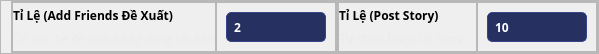
                         <widget class="QFrame" name="frame_133">
                          <property name="minimumSize">
                           <size>
                            <width>0</width>
                            <height>0</height>
                           </size>
                          </property>
                          <property name="maximumSize">
                           <size>
                            <width>16777215</width>
                            <height>50</height>
                           </size>
                          </property>
                          <property name="frameShape">
                           <enum>QFrame::StyledPanel</enum>
                          </property>
                          <property name="frameShadow">
                           <enum>QFrame::Raised</enum>
                          </property>
                          <layout class="QHBoxLayout" name="horizontalLayout_98">
                           <property name="spacing">
                            <number>0</number>
                           </property>
                           <property name="leftMargin">
                            <number>10</number>
                           </property>
                           <property name="topMargin">
                            <number>0</number>
                           </property>
                           <property name="rightMargin">
                            <number>0</number>
                           </property>
                           <property name="bottomMargin">
                            <number>0</number>
                           </property>
                           <item>
                            <widget class="QFrame" name="frame_138">
                             <property name="frameShape">
                              <enum>QFrame::StyledPanel</enum>
                             </property>
                             <property name="frameShadow">
                              <enum>QFrame::Raised</enum>
                             </property>
                             <layout class="QHBoxLayout" name="horizontalLayout_99">
                              <property name="spacing">
                               <number>0</number>
                              </property>
                              <property name="leftMargin">
                               <number>0</number>
                              </property>
                              <property name="topMargin">
                               <number>0</number>
                              </property>
                              <property name="rightMargin">
                               <number>0</number>
                              </property>
                              <property name="bottomMargin">
                               <number>0</number>
                              </property>
                              <item>
                               <widget class="QFrame" name="frame_149">
                                <property name="minimumSize">
                                 <size>
                                  <width>0</width>
                                  <height>50</height>
                                 </size>
                                </property>
                                <property name="frameShape">
                                 <enum>QFrame::StyledPanel</enum>
                                </property>
                                <property name="frameShadow">
                                 <enum>QFrame::Raised</enum>
                                </property>
                                <layout class="QVBoxLayout" name="verticalLayout_66">
                                 <property name="spacing">
                                  <number>0</number>
                                 </property>
                                 <property name="leftMargin">
                                  <number>0</number>
                                 </property>
                                 <property name="topMargin">
                                  <number>0</number>
                                 </property>
                                 <property name="rightMargin">
                                  <number>0</number>
                                 </property>
                                 <property name="bottomMargin">
                                  <number>0</number>
                                 </property>
                                 <item>
                                  <widget class="QLabel" name="label_55">
                                   <property name="font">
                                    <font>
                                     <family>MesloLGLDZ Nerd Font</family>
                                     <weight>75</weight>
                                     <bold>true</bold>
                                    </font>
                                   </property>
                                   <property name="text">
                                    <string>Tỉ Lệ (Add Friends Đề Xuất)</string>
                                   </property>
                                  </widget>
                                 </item>
                                 <item>
                                  <widget class="QLabel" name="label_56">
                                   <property name="styleSheet">
                                    <string notr="true">color: rgb(235, 235, 235);</string>
                                   </property>
                                   <property name="text">
                                    <string>Có bạn bè đề xuất sẽ tự động kết bạn</string>
                                   </property>
                                  </widget>
                                 </item>
                                </layout>
                               </widget>
                              </item>
                              <item alignment="Qt::AlignRight">
                               <widget class="QFrame" name="frame_150">
                                <property name="maximumSize">
                                 <size>
                                  <width>200</width>
                                  <height>16777215</height>
                                 </size>
                                </property>
                                <property name="frameShape">
                                 <enum>QFrame::StyledPanel</enum>
                                </property>
                                <property name="frameShadow">
                                 <enum>QFrame::Raised</enum>
                                </property>
                                <layout class="QVBoxLayout" name="verticalLayout_67">
                                 <item>
                                  <widget class="QLineEdit" name="AddFriendsPercent">
                                   <property name="minimumSize">
                                    <size>
                                     <width>0</width>
                                     <height>30</height>
                                    </size>
                                   </property>
                                   <property name="maximumSize">
                                    <size>
                                     <width>100</width>
                                     <height>16777215</height>
                                    </size>
                                   </property>
                                   <property name="font">
                                    <font>
                                     <family>MesloLGLDZ Nerd Font</family>
                                     <pointsize>9</pointsize>
                                     <weight>75</weight>
                                     <bold>true</bold>
                                    </font>
                                   </property>
                                   <property name="styleSheet">
                                    <string notr="true">QLineEdit{
color: rgb(255, 255, 255);
background-color: rgb(38, 49, 98);
border-radius:5px;
padding:5px;
border:1px solid #36458b;
}
QLineEdit:hover{
color: rgb(255, 255, 255);
background-color: rgb(38, 49, 98);
border-radius:5px;
border:1px solid #3a4a95;
padding:5px;
}
</string>
                                   </property>
                                   <property name="text">
                                    <string>2</string>
                                   </property>
                                   <property name="placeholderText">
                                    <string>0-&gt;100</string>
                                   </property>
                                  </widget>
                                 </item>
                                </layout>
                               </widget>
                              </item>
                             </layout>
                            </widget>
                           </item>
                           <item>
                            <widget class="QFrame" name="frame_139">
                             <property name="frameShape">
                              <enum>QFrame::StyledPanel</enum>
                             </property>
                             <property name="frameShadow">
                              <enum>QFrame::Raised</enum>
                             </property>
                             <layout class="QHBoxLayout" name="horizontalLayout_100">
                              <property name="spacing">
                               <number>0</number>
                              </property>
                              <property name="leftMargin">
                               <number>0</number>
                              </property>
                              <property name="topMargin">
                               <number>0</number>
                              </property>
                              <property name="rightMargin">
                               <number>0</number>
                              </property>
                              <property name="bottomMargin">
                               <number>0</number>
                              </property>
                              <item>
                               <widget class="QFrame" name="frame_151">
                                <property name="frameShape">
                                 <enum>QFrame::StyledPanel</enum>
                                </property>
                                <property name="frameShadow">
                                 <enum>QFrame::Raised</enum>
                                </property>
                                <layout class="QVBoxLayout" name="verticalLayout_68">
                                 <property name="spacing">
                                  <number>0</number>
                                 </property>
                                 <property name="leftMargin">
                                  <number>0</number>
                                 </property>
                                 <property name="topMargin">
                                  <number>0</number>
                                 </property>
                                 <property name="bottomMargin">
                                  <number>0</number>
                                 </property>
                                 <item>
                                  <widget class="QLabel" name="label_57">
                                   <property name="font">
                                    <font>
                                     <family>MesloLGLDZ Nerd Font</family>
                                     <weight>75</weight>
                                     <bold>true</bold>
                                    </font>
                                   </property>
                                   <property name="text">
                                    <string>Tỉ Lệ (Post Story)</string>
                                   </property>
                                  </widget>
                                 </item>
                                 <item>
                                  <widget class="QLabel" name="label_58">
                                   <property name="styleSheet">
                                    <string notr="true">color: rgb(235, 235, 235);</string>
                                   </property>
                                   <property name="text">
                                    <string>Tự động Đăng tải Story </string>
                                   </property>
                                  </widget>
                                 </item>
                                </layout>
                               </widget>
                              </item>
                              <item alignment="Qt::AlignRight">
                               <widget class="QFrame" name="frame_152">
                                <property name="maximumSize">
                                 <size>
                                  <width>200</width>
                                  <height>16777215</height>
                                 </size>
                                </property>
                                <property name="frameShape">
                                 <enum>QFrame::StyledPanel</enum>
                                </property>
                                <property name="frameShadow">
                                 <enum>QFrame::Raised</enum>
                                </property>
                                <layout class="QVBoxLayout" name="verticalLayout_69">
                                 <item>
                                  <widget class="QLineEdit" name="StoryPostsPercent">
                                   <property name="minimumSize">
                                    <size>
                                     <width>0</width>
                                     <height>30</height>
                                    </size>
                                   </property>
                                   <property name="maximumSize">
                                    <size>
                                     <width>100</width>
                                     <height>16777215</height>
                                    </size>
                                   </property>
                                   <property name="font">
                                    <font>
                                     <family>MesloLGLDZ Nerd Font</family>
                                     <pointsize>9</pointsize>
                                     <weight>75</weight>
                                     <bold>true</bold>
                                    </font>
                                   </property>
                                   <property name="styleSheet">
                                    <string notr="true">QLineEdit{
color: rgb(255, 255, 255);
background-color: rgb(38, 49, 98);
border-radius:5px;
padding:5px;
border:1px solid #36458b;
}
QLineEdit:hover{
color: rgb(255, 255, 255);
background-color: rgb(38, 49, 98);
border-radius:5px;
border:1px solid #3a4a95;
padding:5px;
}
</string>
                                   </property>
                                   <property name="text">
                                    <string>10</string>
                                   </property>
                                   <property name="placeholderText">
                                    <string>0-&gt;100</string>
                                   </property>
                                  </widget>
                                 </item>
                                </layout>
                               </widget>
                              </item>
                             </layout>
                            </widget>
                           </item>
                          </layout>
                         </widget>
